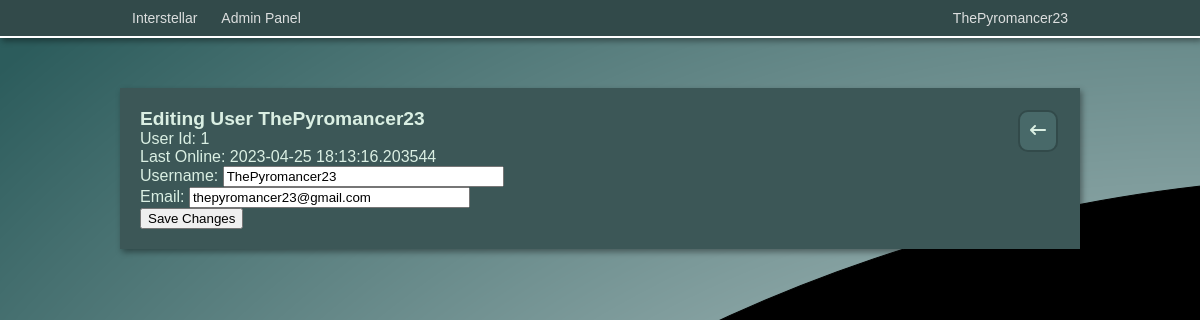
Before: /admin/edit_user?id=1 (signed in) with the older database file.
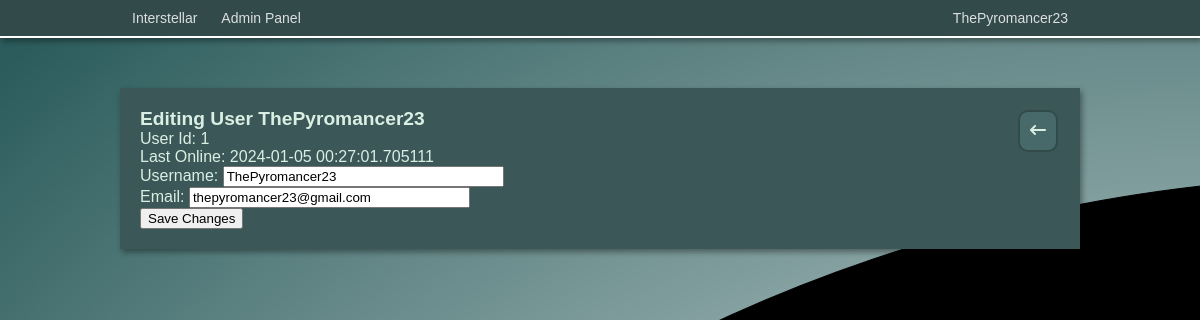
After: the same page with the newer database file.
### app/models.py (models this page shows, shortened)
class User(UserMixin, db.Model):
    id = db.Column(db.Integer, primary_key=True)
    username = db.Column(db.String(64), index=True, unique=True)
    email = db.Column(db.String(120), index=True, unique=True)
    password_hash = db.Column(db.String(128))
    privilege_level = db.Column(db.Integer, default=1)
    last_online = db.Column(db.DateTime, default=datetime.utcnow)
    created_storylets = db.relationship('Storylet', backref='author', lazy='dynamic')
    current_hand = db.relationship('Hand', backref='user', lazy='dynamic')

### app/admin/routes.py (the view)
@bp.route('/edit_user', methods=['GET', 'POST'])
@login_required
def edit_user():
    if current_user.privilege_level > 1:
        id = request.args.get('id', type=int)
        user = db.session.query(User).get(id)
        form = EditUserForm(user.username, user.email)
        if form.validate_on_submit():
            user.username = form.username.data
            user.email = form.email.data
            user.privilege_level = form.privilege_level.data
            db.session.commit()
            flash('Your changes have been saved.')
            return redirect(url_for('admin.edit_user', id=user.id))
        elif request.method == 'GET':
            form.username.data = user.username
            form.email.data = user.email
            form.privilege_level.data = user.privilege_level
        return render_template('edit_user.html', user=user, form=form)
    else:
        return redirect(url_for('index'))

### app/admin/forms.py (shortened to what this page needs)
class EditUserForm(FlaskForm):
    username = StringField('Username', validators=[DataRequired()])
    email = StringField('Email', validators=[DataRequired(), Email()])
    privilege_level = IntegerField('Privilege_Level', validators=[DataRequired(), NumberRange(1, 2, "Integer must be 1 or 2.")])
    submit = SubmitField('Save Changes')
    def __init__(self, o_username, o_email, *args, **kwargs):
        self.o_username = o_username
        self.o_email = o_email
        super(EditUserForm, self).__init__(*args, **kwargs)

### app/models.py (called while the page is built)
@login.user_loader
def load_user(id):
    return User.query.get(int(id))

### app/routes.py (called while the page is built)
@app.before_request
def before_request():
    if current_user.is_authenticated:
        current_user.last_online = datetime.utcnow()
        db.session.commit()

### app/admin/templates/edit_user.html (shortened to what this page needs)
<!DOCTYPE html>
<html>
<head>
    <link rel="stylesheet" href="{{ url_for('admin.static', filename='css/admin.css') }}">
</head>
<body>
    {% include 'navbar.html' %}
    <div class="pageblock"></div>
    <div style="width: 960px; margin: auto;">
        <div style="padding: 20px;" class="game boxshadow">
            <a class="adm-btn-link" href="{{ url_for('admin.users', pagenum=1) }}"><div><i class="fa-solid fa-arrow-left-long"></i></div></a>
            <h2>Editing User {{ user.username }}</h2>
            <p>User Id: {{ user.id }}</p>
            <p>Last Online: {{ user.last_online }}</p>
            <form action="{{ url_for('admin.edit_user') + '?id=' + user.id|string }}" method="post">
                <p>{{ form.username.label }}: {{ form.username(size=32) }}</p>
                <p>{{ form.email.label }}: {{ form.email(size=32) }}</p>
                <p>{{ form.submit() }}</p>
            </form>
        </div>
    </div>
</body>
</html>

### app/templates/navbar.html (shortened to what this page needs)
<div class="navbar boxshadow">
    <div class="navbar-inner">
        <a class="nav-link" href="{{ url_for('index') }}">Interstellar</a>
        {% if current_user.is_authenticated %}
            <div class="dropdown-container">
                <div class="ddbtn nav-link">{{current_user.username}}</div>
                </div>
            </div>
            {% if current_user.privilege_level > 1 %}
            <div style="float: left;" class="dropdown-container">
                <a href="{{ url_for('admin.admin') }}"><div class="ddbtn nav-link">Admin Panel</div></a>
                </div>
            </div>
            {% endif %}
        {% endif %}

Changed rows visible on the page:
changed User "ThePyromancer23": last_online "2023-04-25 18:13:16.203544" → "2024-01-05 00:27:01.705111"
